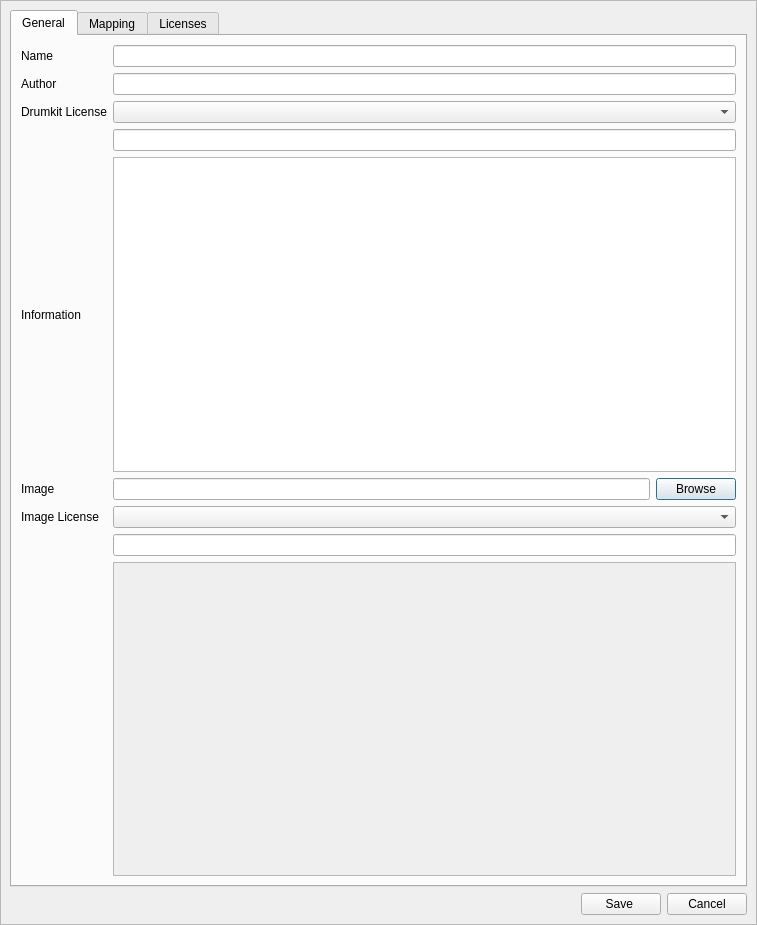
<?xml version="1.0" encoding="UTF-8"?>
<ui version="4.0">
 <class>DrumkitPropertiesDialog_UI</class>
 <widget class="QDialog" name="DrumkitPropertiesDialog_UI">
  <property name="geometry">
   <rect>
    <x>0</x>
    <y>0</y>
    <width>757</width>
    <height>925</height>
   </rect>
  </property>
  <property name="sizePolicy">
   <sizepolicy hsizetype="Expanding" vsizetype="Minimum">
    <horstretch>0</horstretch>
    <verstretch>0</verstretch>
   </sizepolicy>
  </property>
  <property name="sizeGripEnabled">
   <bool>false</bool>
  </property>
  <layout class="QVBoxLayout" name="overallLayout">
   <property name="spacing">
    <number>0</number>
   </property>
   <property name="leftMargin">
    <number>0</number>
   </property>
   <property name="topMargin">
    <number>0</number>
   </property>
   <property name="rightMargin">
    <number>0</number>
   </property>
   <property name="bottomMargin">
    <number>0</number>
   </property>
   <item>
    <widget class="QScrollArea" name="scrollArea">
     <property name="widgetResizable">
      <bool>true</bool>
     </property>
     <widget class="QWidget" name="scrollAreaContent">
      <property name="geometry">
       <rect>
        <x>0</x>
        <y>0</y>
        <width>752</width>
        <height>923</height>
       </rect>
      </property>
      <property name="minimumSize">
       <size>
        <width>752</width>
        <height>919</height>
       </size>
      </property>
  <layout class="QVBoxLayout" name="verticalLayout">
   <property name="sizeConstraint">
    <enum>QLayout::SetDefaultConstraint</enum>
   </property>
   <item>
    <widget class="QTabWidget" name="tabWidget">
     <property name="sizePolicy">
      <sizepolicy hsizetype="Expanding" vsizetype="Expanding">
       <horstretch>0</horstretch>
       <verstretch>0</verstretch>
      </sizepolicy>
     </property>
     <property name="minimumSize">
      <size>
       <width>0</width>
       <height>0</height>
      </size>
     </property>
     <property name="currentIndex">
      <number>0</number>
     </property>
     <widget class="QWidget" name="tabGeneral">
      <property name="sizePolicy">
       <sizepolicy hsizetype="Expanding" vsizetype="Expanding">
        <horstretch>0</horstretch>
        <verstretch>0</verstretch>
       </sizepolicy>
      </property>
      <attribute name="title">
       <string>General</string>
      </attribute>
      <layout class="QGridLayout" name="gridLayout" columnstretch="0,1">
       <item row="4" column="0">
        <widget class="QLabel" name="label_3">
         <property name="text">
          <string>Information</string>
         </property>
         <property name="alignment">
          <set>Qt::AlignLeading|Qt::AlignLeft|Qt::AlignVCenter</set>
         </property>
         <property name="wordWrap">
          <bool>true</bool>
         </property>
        </widget>
       </item>
       <item row="7" column="0">
        <widget class="QLabel" name="imageLicenseLbl">
         <property name="sizePolicy">
          <sizepolicy hsizetype="Expanding" vsizetype="Minimum">
           <horstretch>0</horstretch>
           <verstretch>0</verstretch>
          </sizepolicy>
         </property>
         <property name="text">
          <string>Image License</string>
         </property>
         <property name="wordWrap">
          <bool>true</bool>
         </property>
        </widget>
       </item>
       <item row="6" column="1">
        <layout class="QHBoxLayout" name="horizontalLayout_3">
         <item>
          <widget class="LCDDisplay" name="imageText">
           <property name="sizePolicy">
            <sizepolicy hsizetype="Expanding" vsizetype="Fixed">
             <horstretch>0</horstretch>
             <verstretch>0</verstretch>
            </sizepolicy>
           </property>
           <property name="minimumSize">
            <size>
             <width>370</width>
             <height>21</height>
            </size>
           </property>
           <property name="text">
            <string/>
           </property>
          </widget>
         </item>
         <item>
          <widget class="Button" name="imageBrowsePushButton">
           <property name="sizePolicy">
            <sizepolicy hsizetype="Fixed" vsizetype="Fixed">
             <horstretch>0</horstretch>
             <verstretch>0</verstretch>
            </sizepolicy>
           </property>
           <property name="text">
            <string>Browse</string>
           </property>
          </widget>
         </item>
        </layout>
       </item>
       <item row="4" column="1">
        <widget class="LCDTextEdit" name="infoTxt">
         <property name="sizePolicy">
          <sizepolicy hsizetype="Expanding" vsizetype="MinimumExpanding">
           <horstretch>0</horstretch>
           <verstretch>0</verstretch>
          </sizepolicy>
         </property>
         <property name="minimumSize">
          <size>
           <width>0</width>
           <height>46</height>
          </size>
         </property>
         <property name="styleSheet">
          <string notr="true"/>
         </property>
         <property name="acceptRichText">
          <bool>false</bool>
         </property>
        </widget>
       </item>
       <item row="1" column="1">
        <widget class="LCDDisplay" name="authorTxt">
         <property name="sizePolicy">
          <sizepolicy hsizetype="Expanding" vsizetype="Fixed">
           <horstretch>0</horstretch>
           <verstretch>0</verstretch>
          </sizepolicy>
         </property>
        </widget>
       </item>
       <item row="7" column="1">
        <widget class="LCDCombo" name="imageLicenseComboBox">
         <property name="sizePolicy">
          <sizepolicy hsizetype="Expanding" vsizetype="Fixed">
           <horstretch>0</horstretch>
           <verstretch>0</verstretch>
          </sizepolicy>
         </property>
        </widget>
       </item>
       <item row="2" column="0">
        <widget class="QLabel" name="licenseLbl">
         <property name="sizePolicy">
          <sizepolicy hsizetype="Preferred" vsizetype="Minimum">
           <horstretch>0</horstretch>
           <verstretch>0</verstretch>
          </sizepolicy>
         </property>
         <property name="text">
          <string>Drumkit License</string>
         </property>
         <property name="alignment">
          <set>Qt::AlignLeading|Qt::AlignLeft|Qt::AlignVCenter</set>
         </property>
         <property name="wordWrap">
          <bool>true</bool>
         </property>
        </widget>
       </item>
       <item row="3" column="1">
        <widget class="LCDDisplay" name="licenseStringTxt">
         <property name="sizePolicy">
          <sizepolicy hsizetype="Expanding" vsizetype="Fixed">
           <horstretch>0</horstretch>
           <verstretch>0</verstretch>
          </sizepolicy>
         </property>
         <property name="text">
          <string/>
         </property>
        </widget>
       </item>
       <item row="1" column="0">
        <widget class="QLabel" name="label_2">
         <property name="sizePolicy">
          <sizepolicy hsizetype="Expanding" vsizetype="Preferred">
           <horstretch>0</horstretch>
           <verstretch>0</verstretch>
          </sizepolicy>
         </property>
         <property name="text">
          <string>Author</string>
         </property>
        </widget>
       </item>
       <item row="0" column="1">
        <widget class="LCDDisplay" name="nameTxt">
         <property name="sizePolicy">
          <sizepolicy hsizetype="Expanding" vsizetype="Fixed">
           <horstretch>0</horstretch>
           <verstretch>0</verstretch>
          </sizepolicy>
         </property>
        </widget>
       </item>
       <item row="0" column="0">
        <widget class="QLabel" name="label">
         <property name="sizePolicy">
          <sizepolicy hsizetype="Expanding" vsizetype="Fixed">
           <horstretch>0</horstretch>
           <verstretch>0</verstretch>
          </sizepolicy>
         </property>
         <property name="text">
          <string>Name</string>
         </property>
        </widget>
       </item>
       <item row="8" column="1">
        <widget class="LCDDisplay" name="imageLicenseStringTxt">
         <property name="sizePolicy">
          <sizepolicy hsizetype="Expanding" vsizetype="Fixed">
           <horstretch>0</horstretch>
           <verstretch>0</verstretch>
          </sizepolicy>
         </property>
        </widget>
       </item>
       <item row="6" column="0">
        <widget class="QLabel" name="label_5">
         <property name="sizePolicy">
          <sizepolicy hsizetype="Preferred" vsizetype="Minimum">
           <horstretch>0</horstretch>
           <verstretch>0</verstretch>
          </sizepolicy>
         </property>
         <property name="text">
          <string>Image</string>
         </property>
        </widget>
       </item>
       <item row="2" column="1">
        <widget class="LCDCombo" name="licenseComboBox">
         <property name="sizePolicy">
          <sizepolicy hsizetype="Expanding" vsizetype="Fixed">
           <horstretch>0</horstretch>
           <verstretch>0</verstretch>
          </sizepolicy>
         </property>
        </widget>
       </item>
       <item row="9" column="1">
        <widget class="QLabel" name="drumkitImageLabel">
         <property name="sizePolicy">
          <sizepolicy hsizetype="Expanding" vsizetype="Expanding">
           <horstretch>0</horstretch>
           <verstretch>0</verstretch>
          </sizepolicy>
         </property>
         <property name="minimumSize">
          <size>
           <width>0</width>
           <height>75</height>
          </size>
         </property>
         <property name="maximumSize">
          <size>
           <width>16777215</width>
           <height>320</height>
          </size>
         </property>
         <property name="palette">
          <palette>
           <active>
            <colorrole role="WindowText">
             <brush brushstyle="SolidPattern">
              <color alpha="0">
               <red>34</red>
               <green>31</green>
               <blue>30</blue>
              </color>
             </brush>
            </colorrole>
           </active>
           <inactive>
            <colorrole role="WindowText">
             <brush brushstyle="SolidPattern">
              <color alpha="0">
               <red>34</red>
               <green>31</green>
               <blue>30</blue>
              </color>
             </brush>
            </colorrole>
           </inactive>
           <disabled>
            <colorrole role="WindowText">
             <brush brushstyle="SolidPattern">
              <color alpha="255">
               <red>144</red>
               <green>141</green>
               <blue>139</blue>
              </color>
             </brush>
            </colorrole>
           </disabled>
          </palette>
         </property>
         <property name="autoFillBackground">
          <bool>true</bool>
         </property>
         <property name="frameShape">
          <enum>QFrame::StyledPanel</enum>
         </property>
         <property name="text">
          <string/>
         </property>
         <property name="scaledContents">
          <bool>false</bool>
         </property>
         <property name="alignment">
          <set>Qt::AlignCenter</set>
         </property>
        </widget>
       </item>
       <item row="8" column="0">
        <widget class="QLabel" name="imageLicenseStringLbl">
         <property name="text">
          <string/>
         </property>
        </widget>
       </item>
       <item row="3" column="0">
        <widget class="QLabel" name="licenseStringLbl">
         <property name="text">
          <string/>
         </property>
        </widget>
       </item>
      </layout>
     </widget>
     <widget class="QWidget" name="tabMapping">
      <property name="sizePolicy">
       <sizepolicy hsizetype="Expanding" vsizetype="Expanding">
        <horstretch>0</horstretch>
        <verstretch>0</verstretch>
       </sizepolicy>
      </property>
      <attribute name="title">
       <string>Mapping</string>
      </attribute>
      <layout class="QVBoxLayout" name="tabMappingLayout">
       <property name="spacing">
        <number>0</number>
       </property>
       <property name="leftMargin">
        <number>0</number>
       </property>
       <property name="topMargin">
        <number>0</number>
       </property>
       <property name="rightMargin">
        <number>0</number>
       </property>
       <property name="bottomMargin">
        <number>0</number>
       </property>
       <item>
        <widget class="MappingTable" name="mappingTable">
         <property name="sizePolicy">
          <sizepolicy hsizetype="Expanding" vsizetype="Expanding">
           <horstretch>0</horstretch>
           <verstretch>0</verstretch>
          </sizepolicy>
         </property>
        </widget>
       </item>
      </layout>
     </widget>
     <widget class="QWidget" name="tabLicenses">
      <attribute name="title">
       <string>Licenses</string>
      </attribute>
      <layout class="QHBoxLayout" name="horizontalLayout_2">
       <property name="spacing">
        <number>0</number>
       </property>
       <property name="leftMargin">
        <number>0</number>
       </property>
       <property name="topMargin">
        <number>0</number>
       </property>
       <property name="rightMargin">
        <number>0</number>
       </property>
       <property name="bottomMargin">
        <number>0</number>
       </property>
       <item>
        <widget class="QTableWidget" name="licensesTable"/>
       </item>
      </layout>
     </widget>
    </widget>
   </item>
   <item>
    <layout class="QHBoxLayout">
     <item>
      <spacer name="horizontalSpacer">
       <property name="orientation">
        <enum>Qt::Horizontal</enum>
       </property>
       <property name="sizeHint" stdset="0">
        <size>
         <width>40</width>
         <height>20</height>
        </size>
       </property>
      </spacer>
     </item>
     <item>
      <widget class="Button" name="saveBtn">
       <property name="text">
        <string>Save </string>
       </property>
      </widget>
     </item>
     <item>
      <widget class="Button" name="m_cancelBtn">
       <property name="text">
        <string>Cancel</string>
       </property>
      </widget>
     </item>
    </layout>
    </item>
    </layout>
    </widget>
    </widget>
   </item>
  </layout>
 </widget>
 <customwidgets>
  <customwidget>
   <class>LCDDisplay</class>
   <extends>QLineEdit</extends>
   <header location="global">../src/Widgets/LCDDisplay.h</header>
   <container>1</container>
  </customwidget>
  <customwidget>
   <class>LCDTextEdit</class>
   <extends>QTextEdit</extends>
   <header location="global">../src/Widgets/LCDTextEdit.h</header>
   <container>1</container>
  </customwidget>
  <customwidget>
   <class>LCDCombo</class>
   <extends>QComboBox</extends>
   <header location="global">../src/Widgets/LCDCombo.h</header>
   <container>1</container>
  </customwidget>
  <customwidget>
   <class>Button</class>
   <extends>QPushButton</extends>
   <header location="global">../src/Widgets/Button.h</header>
   <container>1</container>
  </customwidget>
  <customwidget>
   <class>MappingTable</class>
   <extends>QTableWidget</extends>
   <header location="global">../src/SoundLibrary/MappingTable.h</header>
   <container>1</container>
  </customwidget>
 </customwidgets>
 <tabstops>
  <tabstop>saveBtn</tabstop>
  <tabstop>m_cancelBtn</tabstop>
 </tabstops>
 <resources/>
 <connections>
  <connection>
   <sender>m_cancelBtn</sender>
   <signal>clicked()</signal>
   <receiver>DrumkitPropertiesDialog_UI</receiver>
   <slot>reject()</slot>
   <hints>
    <hint type="sourcelabel">
     <x>121</x>
     <y>220</y>
    </hint>
    <hint type="destinationlabel">
     <x>51</x>
     <y>196</y>
    </hint>
   </hints>
  </connection>
 </connections>
</ui>
